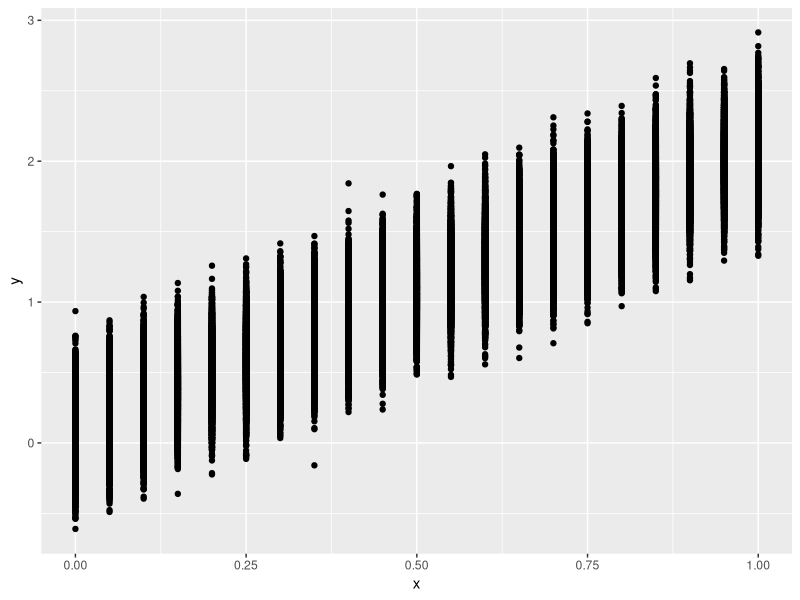

Recreate this plot in R. (Note: this script raises an error after producing the figure.)
## ---- chunk 1
library(tidyverse)

list.files("R", full.names = TRUE) |>  walk(source)
## ---- chunk 2
X_SEQ <- seq(0, 1 , .01)
P1 <- .1
P2 <- 2
P3 <- .2
P3_P <- 0.4
## ---- chunk 3

mu_linear_fun <- function(p, x){
  p[1] + p[2] * x
}


r_lineal_fun <- function(p, x) {
  rnorm(length(x),
        mean = mu_linear_fun(c(p[1], p[2]), x), 
        sd = p[3])
}


## ---- chunk 4

data_raw <- crossing(x = seq(0, 1, .05), n = 1:5000) |> 
  mutate(y = r_lineal_fun(c(P1, P2, P3), x))

## ---- chunk 5

data_raw |> ggplot() + 
  geom_point(aes(x = x, y = y))

## ---- chunk 6
data <- data_raw |> group_by(x) |>  
  summarise(mean_y= mean(y), sd_y=sd(y)) |> 
  ungroup() |> 
  mutate(dmu = dmu(x, mean_y)) |> 
  drop_na() |> 
  mutate(delta = dmu/sd_y)
## ---- chunk 7
data |> ggplot() + geom_line(aes(x = x, y= mean_y))
## ---- chunk 8
data |> ggplot() + geom_line(aes(x= x, y= delta)) + 
  ylim(0, 20)
